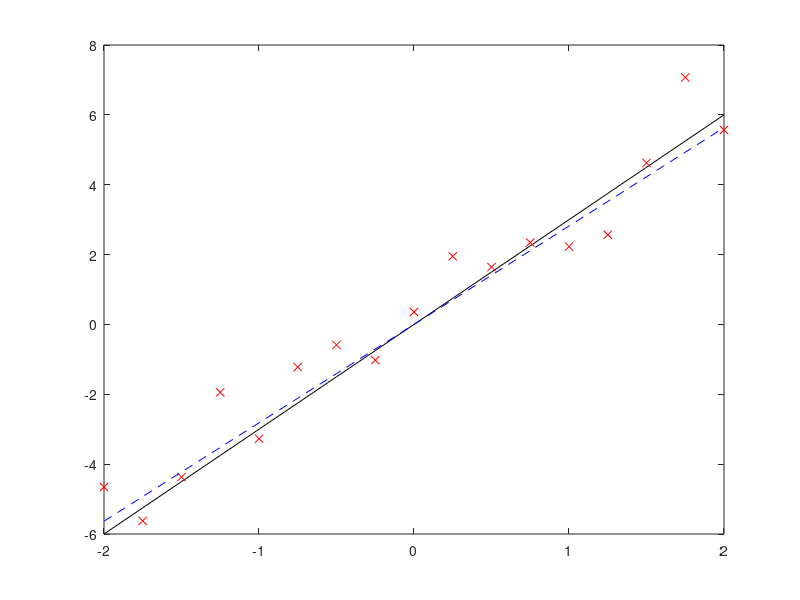

The MATLAB source for this figure:
x = 3;
a = (-2:.25:2)';
b = a*x + 1*randn(size(a));
plot(a,x*a,'k')
hold on, plot(a,b,'rx')
[U,S,V] = svd(a,'econ');
xtilde = V*inv(S)*U'*b;
plot(a,xtilde*a,'b--')
xtidle1 = V*inv(S)*U'*b
xtidle2 = pinv(a)*b
xtidle3 = regress(b,a)